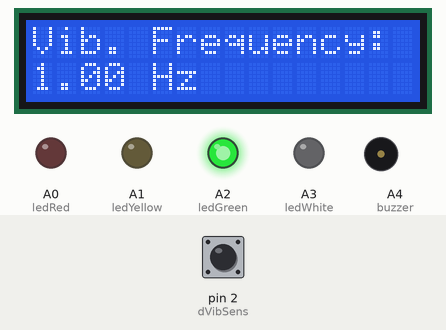
A sketch run on a simulated Arduino Uno, built with avr-gcc and run on an emulated ATmega328P. On the bench: 16×2 character LCD, output pins drawn as LEDs (lit = HIGH), buzzer (waves = sounding, pin HIGH). Inputs (shaded band) come from the test bench; at power-on: pin 2 (dVibSens) LOW. What the sketch prints to the serial monitor is not drawn.

Above: at 1.7 s.
1.8 s: pin 2 (dVibSens) pulsed HIGH 2 times (0.12 s each, 0.3 s apart)
At 3.0 s:
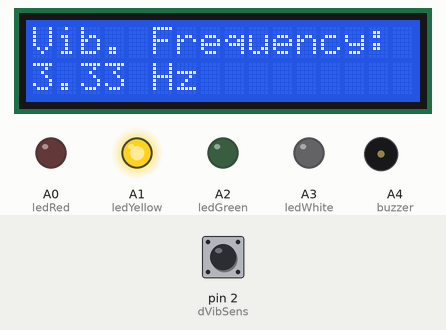
At 6.7 s:
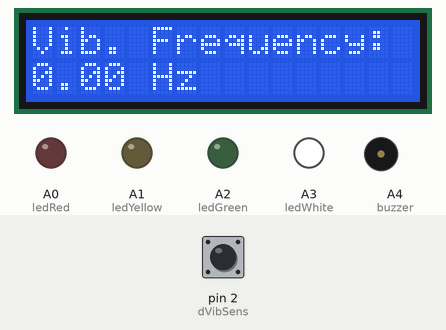
Timing chart, 0 to 8.2 s (numbered marks = the images above; inputs shaded):
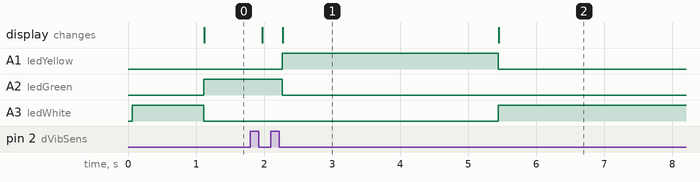

The sketch:

VibSensV3.ino
```cpp
/**********************************************
 * Mechincal Vibrations MPE292 Project MTE 200
 *
 * Measuring Vibrations Frequency using Arduino
 *
 * Code Last Edited by: Hany Elesawy 2022.05.22
 *
 * --------- Team Members ---------
 * Hany Ali Ibrahim Elesawy
 * Roudina Hamada Elkahwagy
 * Nahed Mamdouh Abdullah
 * Mohamed Mahmoud Mohamed Zahran
 * Amr Marwan Saad Mahmoud
 * Mohamed Mahmoud Mohamed Sarary
 *********************************************/


/****************************************************************** General Stuff ******************************************************************/
#include <LiquidCrystal.h>

/*LCD Pins(-6- RS, E, D4, D5, D6, D7*/
LiquidCrystal lcd(7, 8, 9, 10, 11, 12);

#define ledRed     A0
#define ledYellow  A1
#define ledGreen   A2
#define ledWhite   A3
#define buzzer     A4


#define dVibSens 2                                                      /*vibration sensor digital pin*/

unsigned long startMillis=0;
unsigned long firstTime=0;                                              /*Time relapsed until first High detected be vibration sensor*/
unsigned long secondTime=0;                                             /*Time relapsed until second High detected be vibration sensor*/
unsigned long timeSinceLastVib=0;                                       /* the time (ms) since a vibration was detected*/
unsigned long resetFreqTime=2500;                                       /* the time (ms) at which to reset freq if there is no vibrations*/
long period=1000;
float freq;

int cycleState=1;                                                       /*cycleState determines whether to update firstTime or secondTime */


/****************************************************************** Setup ******************************************************************/
void setup(){

  lcd.begin(16, 2);

  pinMode(ledRed, OUTPUT);
  pinMode(ledYellow, OUTPUT);
  pinMode(ledGreen, OUTPUT);
  pinMode(ledWhite, OUTPUT);
  pinMode(buzzer, OUTPUT);

  pinMode(dVibSens, INPUT);


  digitalWrite(ledWhite, HIGH);
  digitalWrite(ledRed, LOW);
  digitalWrite(ledYellow, LOW);
  digitalWrite(ledGreen, LOW);
  digitalWrite(buzzer, LOW);
  Serial.begin(9600);
  startMillis = millis();

}
void loop(){


/****************************************************************** Main logic ******************************************************************/
  unsigned long measurement = vibration();
  delay(50);

  if (measurement > 0 )
    period = calcPeriod();

  if(period==0)
    freq = 0;
  else
    freq = (float)(1000)/period;

  if( (millis()- timeSinceLastVib) > resetFreqTime ){
    period=0;
    freq=0;
  }

  if(round(freq) == 0)
  {
    digitalWrite(ledWhite, HIGH);
    digitalWrite(ledRed, LOW);
    digitalWrite(ledYellow, LOW);
    digitalWrite(ledGreen, LOW);
    digitalWrite(buzzer, LOW);
  }
  else if(  freq > 0.1 && freq < 2){
    digitalWrite(ledWhite, LOW);
    digitalWrite(ledRed, LOW);
    digitalWrite(ledYellow, LOW);
    digitalWrite(ledGreen, HIGH);
    digitalWrite(buzzer, LOW);
  }
  if( round(freq) > 2 && freq < 5){
    digitalWrite(ledWhite, LOW);
    digitalWrite(ledRed, LOW);
    digitalWrite(ledYellow, HIGH);
    digitalWrite(ledGreen, LOW);
    digitalWrite(buzzer, LOW);
  }
 if( round(freq) > 5 ){
    digitalWrite(ledWhite, LOW);
    digitalWrite(ledRed, HIGH);
    digitalWrite(ledYellow, LOW);
    digitalWrite(ledGreen, LOW);
    digitalWrite(buzzer, HIGH);
  }


  lcd.clear();
  lcd.setCursor(0, 0);
  lcd.print("Vib. Frequency: ");
  lcd.setCursor(0, 1);
  lcd.print(freq);
  lcd.print(" Hz");


  Serial.print("The frequency is: ");
  Serial.print(freq);
  Serial.println(" Hz");


}

/****************************************************************** User Defined Functions ******************************************************************/

long vibration(){
  unsigned long measurement = pulseIn (dVibSens, HIGH);                              //wait for the pin to get HIGH and returns measurement
  return measurement;
}

long calcPeriod(){

  if(cycleState==1){
      firstTime=millis();
      timeSinceLastVib=millis();
      cycleState=2;

    }
    else if(cycleState==2){
      secondTime=millis();
      timeSinceLastVib=millis();
      cycleState=1;
    }
    long period = secondTime - firstTime;
    if(period<1)                                                                    /* in every third cycle the result is -ve so we take its absolute*/
    period=abs(period);

    return period;
  }
```

Measured:
- after the input at 1.8 s, A1 (ledYellow): LOW → HIGH after 0.47 s, → LOW 3.2 s later; A2 (ledGreen): HIGH → LOW after 0.47 s instead of 1.4 s; A3 (ledWhite): LOW → HIGH after 3.6 s instead of 1.4 s; the display: first changes after 0.18 s (image 1 shows a later state)
- what the display in image 1 shows lasts 3.1 s, from 2.3 s to 5.4 s
